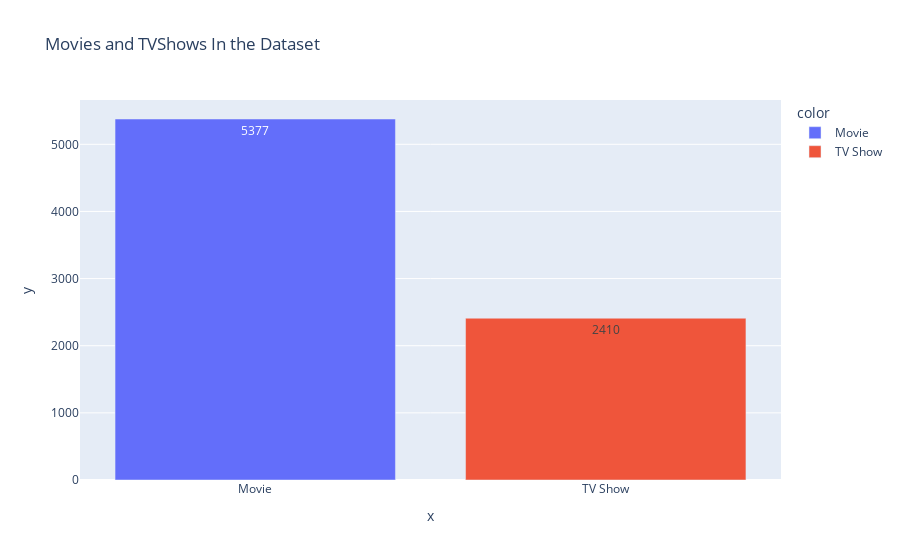

Notebook cell for this chart:
### Code cell
px.bar(data_frame=data , x =data.groupby(['Category'])['Show_Id'].count().index, 
       y =  data.groupby(['Category'])['Show_Id'].count().values, 
       color = data.groupby(['Category'])['Show_Id'].count().index,
       title = "Movies and TVShows In the Dataset",
       text = data.groupby(['Category'])['Show_Id'].count().values, 
      )

### Figure 1 — Plotly figure (JSON) as saved in the notebook; plotly's stock layout.template omitted (floating-point values rounded to 4 significant figures)
{"data": [{"alignmentgroup": "True", "hovertemplate": "color=Movie<br>x=%{x}<br>y=%{y}<br>text=%{text}<extra></extra>", "legendgroup": "Movie", "marker": {"color": "#636efa", "pattern": {"shape": ""}}, "name": "Movie", "offsetgroup": "Movie", "orientation": "v", "showlegend": true, "text": ["5377"], "textposition": "auto", "type": "bar", "x": ["Movie"], "xaxis": "x", "y": [5377], "yaxis": "y"}, {"alignmentgroup": "True", "hovertemplate": "color=TV Show<br>x=%{x}<br>y=%{y}<br>text=%{text}<extra></extra>", "legendgroup": "TV Show", "marker": {"color": "#EF553B", "pattern": {"shape": ""}}, "name": "TV Show", "offsetgroup": "TV Show", "orientation": "v", "showlegend": true, "text": ["2410"], "textposition": "auto", "type": "bar", "x": ["TV Show"], "xaxis": "x", "y": [2410], "yaxis": "y"}], "layout": {"barmode": "relative", "legend": {"title": {"text": "color"}, "tracegroupgap": 0}, "title": {"text": "Movies and TVShows In the Dataset"}, "xaxis": {"anchor": "y", "domain": [0, 1], "title": {"text": "x"}}, "yaxis": {"anchor": "x", "domain": [0, 1], "title": {"text": "y"}}}}
